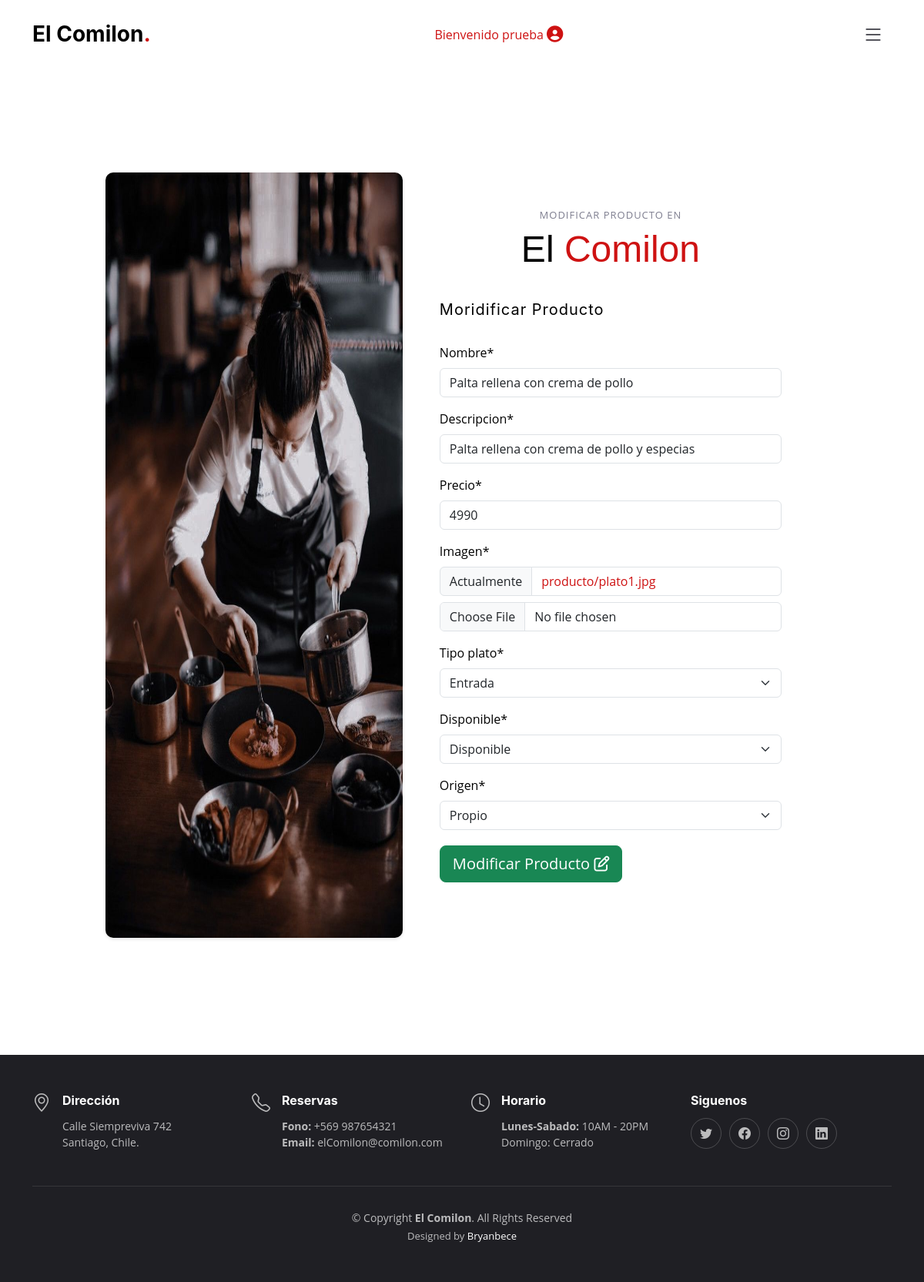
Screenshot of /modificar-producto/1/ (signed in) with the database file from the repository.
### appweb/models.py (models this page shows, shortened)
class Producto(models.Model):
    nombre = models.CharField(max_length=50)
    descripcion = models.CharField(max_length=50)
    precio = models.IntegerField()
    imagen = models.ImageField(upload_to='producto', null=False)
    tipo_plato = models.IntegerField(choices=list_tipo_producto)
    disponible = models.IntegerField(choices=list_disponibilidad_producto)
    origen = models.IntegerField(choices=list_origen_producto)
    autor = models.ForeignKey(User, on_delete=models.CASCADE, null=True, blank=True)
    cantidadVendidos = models.IntegerField(default=0)

### appweb/views.py (the view, shortened to what this page needs)
# urls.py: path('modificar-producto/<int:producto_id>/', views.modificar_producto, name='modificar_producto'),
@login_required(login_url='/accounts/login')
def modificar_producto(request, producto_id):
    producto = get_object_or_404(Producto, id=producto_id)
    form = ProductoForm(instance=producto)
    return render(request, 'mantenedor/modificarProducto.html', {'form': form})

### appweb/forms.py
class ProductoForm(forms.ModelForm):
    class Meta:
        model = Producto
        fields = "nombre", "descripcion", "precio", "imagen", "tipo_plato", "disponible", "origen"

### appweb/templates/mantenedor/modificarProducto.html (shortened to what this page needs)
<!DOCTYPE html>
<html lang="es">
<head>
  <link href="https://cdn.jsdelivr.net/npm/bootstrap@5.3.0-alpha2/dist/css/bootstrap.min.css" rel="stylesheet"
 />
  <link rel="stylesheet" href="https://cdn.jsdelivr.net/npm/bootstrap-icons@1.10.4/font/bootstrap-icons.css" />
  {% load static %}
  <link rel="stylesheet" href="{% static 'css/style.css' %}">
  <link href="
  https://cdn.jsdelivr.net/npm/sweetalert2@11.7/dist/sweetalert2.min.css
  " rel="stylesheet">
  <link rel="stylesheet" href="https://cdnjs.cloudflare.com/ajax/libs/font-awesome/5.15.3/css/all.min.css" />
</head>
<body>
  <header id="header" class="header fixed-top d-flex align-items-center">
    <div class="container d-flex align-items-center justify-content-between">
      <a href="{% url 'home' %}" class="logo d-flex align-items-center me-auto me-lg-0" disabled>
        <h1>El Comilon<span>.</span></h1>
      </a>
      {% if user.is_authenticated %}
      <a class="button" disabled>Bienvenido {{user.username}} <i
        class="fa-solid fa-circle-user fa-lg"></i></a>
      {% endif %}
      <i class="mobile-nav-toggle mobile-nav-show bi bi-list"></i>
    </div>
  </header>
  <br><br>
{% load static %}
{% load crispy_forms_tags %}
  <main id="main" class="mt-5">
    <div id="contenido">
        <section>
            <div class="container py-5 h-100">
                <div class="row d-flex justify-content-center align-items-center h-100">
                    <div class="col col-xl-10">
                        <div>
                            <div class="row g-0">
                                <div class="col-md-6 col-lg-5 d-none d-md-block">
                                    <img src="{% static './images/Restorant/Foto_chef.jpeg' %}" alt=""
                                        class="d-block w-100 img-fluid"
                                        style="border-radius: 10px; box-shadow: 0 2px 4px rgba(0, 0, 0, 0.1); height: 100%" />
                                </div>
                                <div class="col-md-6 col-lg-7 d-flex align-items-center">
                                    <div class="card-body p-4 p-lg-5 text-black">
                                        <form class="row" id="RegisterForm" action="" method="POST" enctype="multipart/form-data">
                                            <div class="section-header">
                                                <h2>Modificar Producto en</h2>
                                                <p>El <span>Comilon</span></p>
                                            </div>
                                            <h5 class="fw-normal mb-3 pb-3" style="letter-spacing: 1px">
                                                Moridificar Producto
                                            </h5>
                                                {{ form|crispy }}
                                            <div class="pt-1 mb-4">
                                                <button class="btn btn-success btn-lg btn-block" type="submit">
                                                    Modificar Producto <i class="fa-regular fa-pen-to-square"></i>
                                                </button>
                                            </div>
                                        </form>
                                    </div>
                                </div>
                            </div>
                        </div>
                    </div>
                </div>
            </div>
        </section>
    </div>
  </main>
<br>
  <footer id="footer" class="footer">
    <div class="container">
      <div class="row gy-3">
        <div class="col-lg-3 col-md-6 d-flex">
          <i class="bi bi-geo-alt icon"></i>
          <div>
            <h4>Dirección</h4>
            <p>
              Calle Siempreviva 742<br>
              Santiago, Chile.<br>
            </p>
          </div>
        </div>
        <div class="col-lg-3 col-md-6 footer-links d-flex">
          <i class="bi bi-telephone icon"></i>
          <div>
            <h4>Reservas</h4>
            <p>
              <strong>Fono:</strong> +569 987654321<br>
              <strong>Email:</strong> elComilon@comilon.com<br>
            </p>
          </div>
        </div>
        <div class="col-lg-3 col-md-6 footer-links d-flex">
          <i class="bi bi-clock icon"></i>
          <div>
            <h4>Horario</h4>
            <p>
              <strong>Lunes-Sabado: </strong>10AM - 20PM<br>
              Domingo: Cerrado
            </p>
          </div>
        </div>
        <div class="col-lg-3 col-md-6 footer-links">
          <h4>Siguenos</h4>
          <div class="social-links d-flex">
            <a href="#" class="twitter"><i class="bi bi-twitter"></i></a>
            <a href="#" class="facebook"><i class="bi bi-facebook"></i></a>
            <a href="#" class="instagram"><i class="bi bi-instagram"></i></a>
            <a href="#" class="linkedin"><i class="bi bi-linkedin"></i></a>
          </div>
        </div>
      </div>
    </div>
    <div class="container">
      <div class="copyright">
        &copy; Copyright <strong><span>El Comilon</span></strong>. All Rights Reserved
      </div>
      <div class="credits">
        Designed by <a href="https://github.com/bryanbece" target="_blank">Bryanbece</a>
      </div>
    </div>
  </footer>
</body>
</html>

### appweb/static/css/style.css (style rules this page uses)
:root { --font-default: "Open Sans", system-ui, -apple-system, "Segoe UI", Roboto, "Helvetica Neue", Arial, "Noto Sans", "Liberation Sans", sans-serif, "Apple Color Emoji", "Segoe UI Emoji", "Segoe UI Symbol", "Noto Color Emoji"; --font-primary: "Amatic SC", sans-serif; --font-secondary: "Inter", sans-serif; }
:root { --color-default: #212529; --color-primary: #ce1212; --color-secondary: #37373f; }
:root { scroll-behavior: smooth; }
body { font-family: var(--font-default); color: var(--color-default); }
a { color: var(--color-primary); text-decoration: none; }
h1, h2, h3, h4, h5, h6 { font-family: var(--font-secondary); }
section { overflow: hidden; padding: 80px 0; }
.section-header { text-align: center; padding-bottom: 30px; }
.section-header h2 { font-size: 13px; letter-spacing: 1px; font-weight: 400; margin: 0; padding: 0; color: #7f7f90; text-transform: uppercase; font-family: var(--font-default); }
.section-header p { margin: 0; font-size: 48px; font-weight: 400; font-family: var(--font-primary); }
.section-header p span { color: var(--color-primary); }
.header { background: #fff; transition: all 0.5s; z-index: 997; height: 90px; border-bottom: 1px solid #fff; }
.header .logo h1 { font-size: 28px; font-weight: 700; color: #000; margin: 0; font-family: var(--font-secondary); }
.header .logo h1 span { color: var(--color-primary); }
section { scroll-margin-top: 90px; }
@media (max-width: 1279px) { .mobile-nav-show { color: var(--color-secondary); font-size: 28px; cursor: pointer; line-height: 0; transition: 0.5s; z-index: 9999; margin: 0 10px 0 20px; } }
.footer { font-size: 14px; background-color: #1f1f24; padding: 50px 0; color: rgba(255, 255, 255, 0.7); }
.footer .icon { margin-right: 15px; font-size: 24px; line-height: 0; }
.footer h4 { font-size: 16px; font-weight: bold; position: relative; padding-bottom: 5px; color: #fff; }
.footer .footer-links { margin-bottom: 30px; }
.footer .social-links a { display: flex; align-items: center; justify-content: center; width: 40px; height: 40px; border-radius: 50%; border: 1px solid rgba(255, 255, 255, 0.2); font-size: 16px; color: rgba(255, 255, 255, 0.7); margin-right: 10px; transition: 0.3s; }
.footer .copyright { text-align: center; padding-top: 30px; border-top: 1px solid rgba(255, 255, 255, 0.1); }
.footer .credits { padding-top: 4px; text-align: center; font-size: 13px; }
.footer .credits a { color: #fff; }

### rows the page displays
Producto: nombre "Palta rellena con crema de pollo", descripcion "Palta rellena con crema de pollo y especias", precio "4990", tipo_plato "Entrada", disponible "Disponible", origen "Propio"

### other values shown
{{ user.username }} "prueba"
